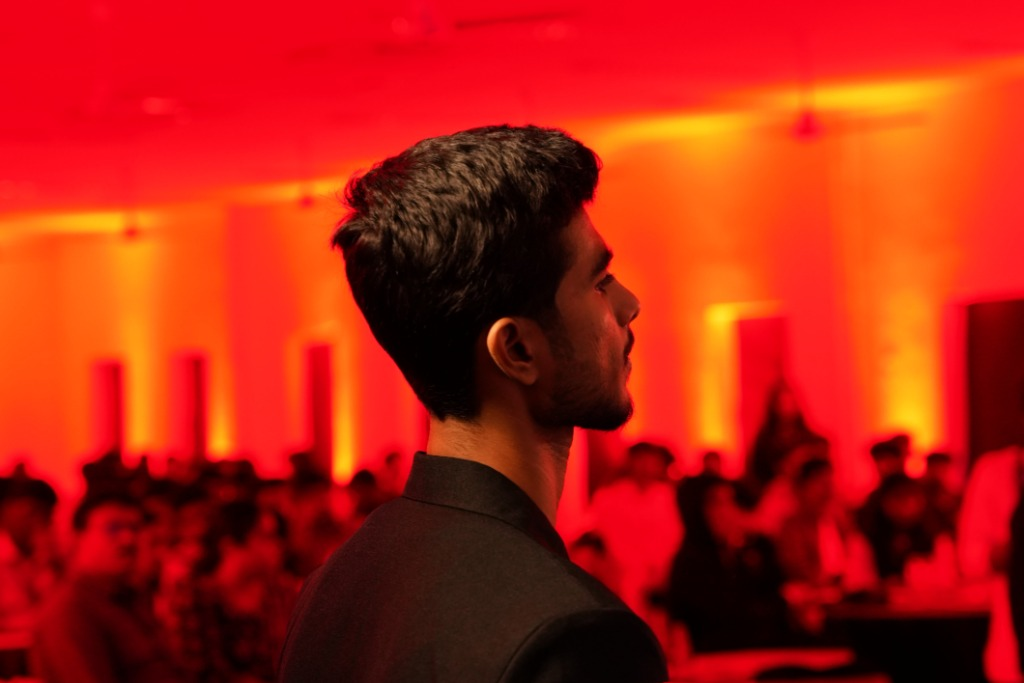
#> input picture source-photo.jpg, 1024 x 683 px
$ python make_ascii_svg.py
#> lines starting #> are read from the running program, lines starting #| are printed output that depends on the picture
#!/usr/bin/env python3
"""
Convert source-photo.jpg into a monochrome animated ASCII SVG portrait
that types in row-by-row like a terminal scan and freezes.
"""
import html
import os
import sys
from PIL import Image, ImageEnhance, ImageOps, ImageFilter

HERE = os.path.dirname(os.path.abspath(__file__))
SRC = sys.argv[1] if len(sys.argv) > 1 else os.path.join(HERE, "..", "source-photo.jpg")
OUT_PATH = sys.argv[2] if len(sys.argv) > 2 else os.path.join(HERE, "..", "sandeep-ascii.svg")

COLS = 75
RAMP = " .`:-=+*cs#%@"

# Visual canvas settings
W = 420
H = 500
PAD = 16
TITLEBAR_H = 34

ART_W = W - PAD * 2
CELL_W = ART_W / COLS
CELL_H = CELL_W * 1.8
ROWS = int((H - TITLEBAR_H - PAD * 2) / CELL_H)

BG = "#0d1117"
FRAME = "#30363d"
INK = "#e6edf3"      # Clean crisp terminal text
DIM = "#484f58"
MUTED = "#7d8590"

TOTAL_DUR = 3.5      # Total typing duration in seconds
ROW_DUR = TOTAL_DUR / ROWS


def generate_ascii_svg():
    im = Image.open(SRC).convert("L")  # Convert to grayscale
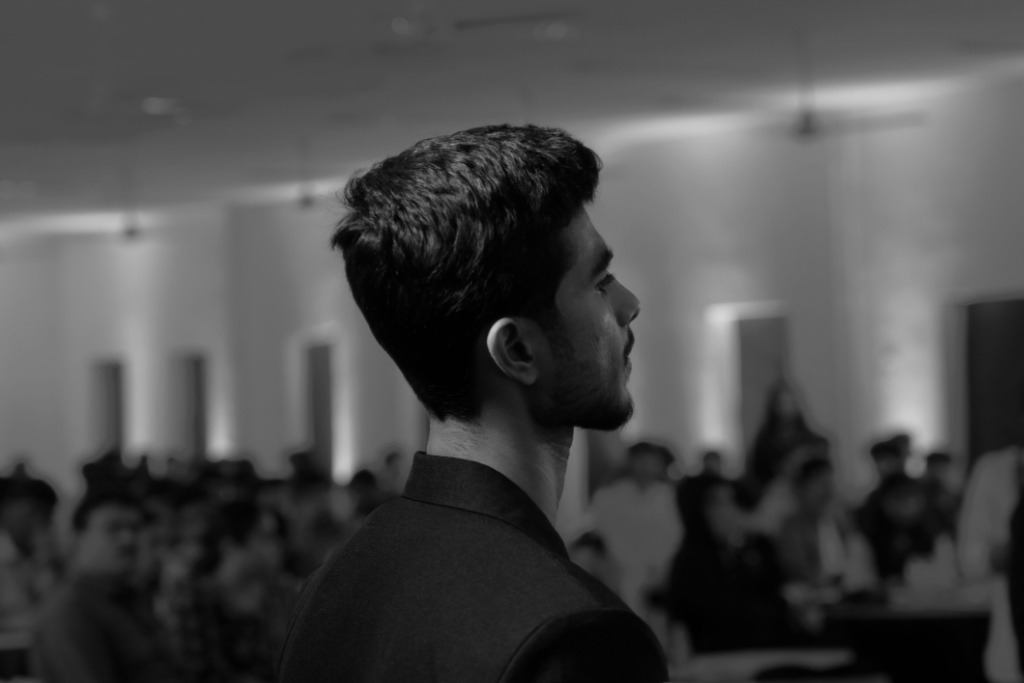
#> im: PIL image 1024x683 L; min 0, max 214, mean 74.4
    # Auto contrast and brightness boost for sharp ASCII rendering
    im = ImageOps.autocontrast(im, cutoff=2)
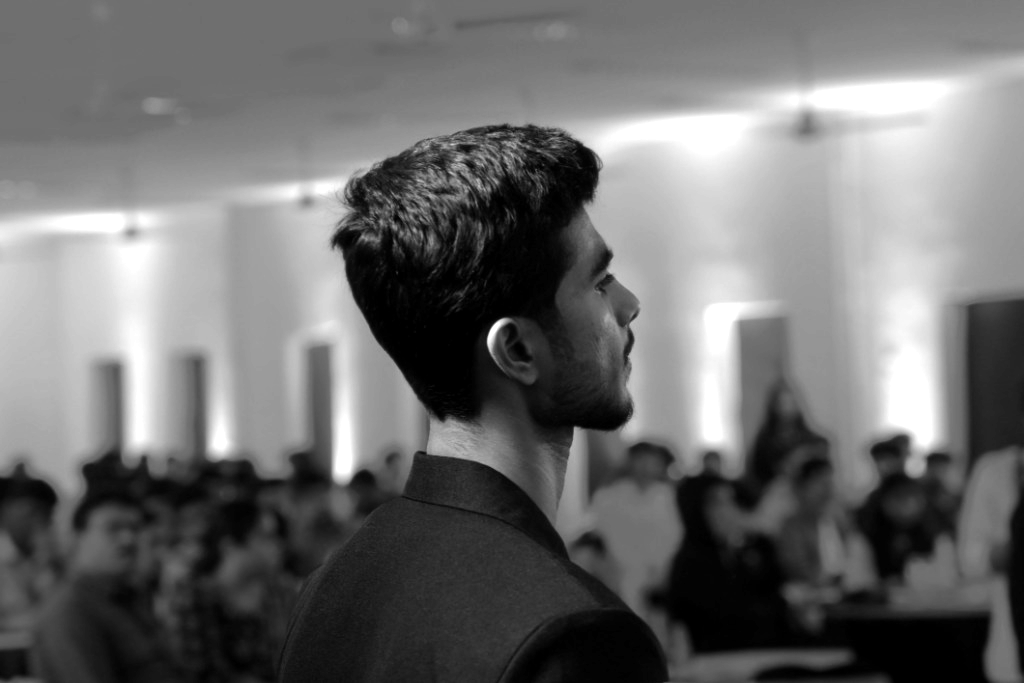
#> im: PIL image 1024x683 L; min 0, max 255, mean 109.8
    im = ImageEnhance.Contrast(im).enhance(1.25)
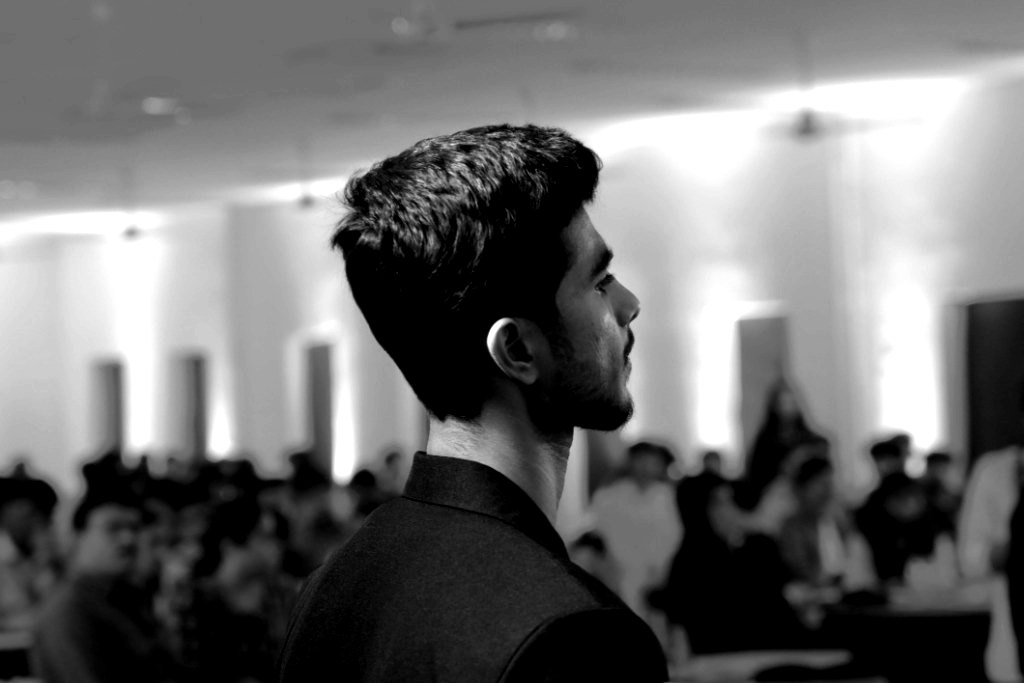
#> im: PIL image 1024x683 L; min 0, max 255, mean 110.6
    im = ImageEnhance.Sharpness(im).enhance(1.4)
    im = im.resize((COLS, ROWS), Image.Resampling.LANCZOS)
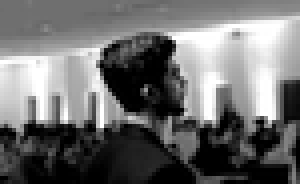
#> im: PIL image 75x46 L (shown 4 times larger); min 0, max 255, mean 110.6
    px = im.load()

    lines = []
    for y in range(ROWS):
        row_chars = []
        for x in range(COLS):
            lum = px[x, y] / 255.0
            # Higher lum = brighter -> space or sparse chars
            idx = int((1.0 - lum) * (len(RAMP) - 1))
            idx = max(0, min(len(RAMP) - 1, idx))
            row_chars.append(RAMP[idx])
        lines.append("".join(row_chars))
#> after the loop, lines = 46 items

    svg = []
    svg.append(f'<svg xmlns="http://www.w3.org/2000/svg" viewBox="0 0 {W} {H}" width="{W}" height="{H}" font-family="ui-monospace, SFMono-Regular, Menlo, Monaco, Consolas, monospace">')

    # Styling and SMIL
    svg.append('<defs>')
    for y in range(ROWS):
        start_t = round(y * (ROW_DUR * 0.9), 3)
        svg.append(
            f'<clipPath id="cp_{y}">'
            f'<rect x="{PAD}" y="{TITLEBAR_H + PAD + y * CELL_H}" width="0" height="{CELL_H + 2}">'
            f'<animate attributeName="width" from="0" to="{ART_W}" dur="{round(ROW_DUR, 3)}s" begin="{start_t}s" fill="freeze" calcMode="linear" />'
            f'</rect>'
            f'</clipPath>'
        )
    svg.append('</defs>')

    # Terminal background & frame
    svg.append(f'<rect x="0.5" y="0.5" width="{W - 1}" height="{H - 1}" rx="8" fill="{BG}" stroke="{FRAME}" stroke-width="1" />')

    # Title bar
    svg.append('<circle cx="16" cy="17" r="4.5" fill="#ff5f56" />')
    svg.append('<circle cx="29" cy="17" r="4.5" fill="#ffbd2e" />')
    svg.append('<circle cx="42" cy="17" r="4.5" fill="#27c93f" />')
    svg.append(f'<text x="60" y="21" fill="{MUTED}" font-size="11px" font-weight="500">sandeep@profile: ~ /whoami.ascii</text>')
    svg.append(f'<line x1="0" y1="{TITLEBAR_H}" x2="{W}" y2="{TITLEBAR_H}" stroke="{FRAME}" stroke-width="1" />')

    # Draw ASCII rows with clipPath animation
    font_size = round(CELL_W * 1.5, 2)
    for y, text_line in enumerate(lines):
        y_pos = round(TITLEBAR_H + PAD + y * CELL_H + CELL_H * 0.75, 2)
        escaped_line = html.escape(text_line)
        svg.append(
            f'<text x="{PAD}" y="{y_pos}" fill="{INK}" font-size="{font_size}px" xml:space="preserve" '
            f'clip-path="url(#cp_{y})" letter-spacing="0.5px">{escaped_line}</text>'
        )
#> this loop made 46 passes
#> y_pos on passes 1 to 12: 56.98, 66.3, 75.61, 84.92, 94.23, 103.5, 112.9, 122.2, 131.5, 140.8, 150.1, 159.4
#> after the loop, svg = 101 items

    svg.append('</svg>')
    return "".join(svg)


def main():
    if not os.path.exists(SRC):
        print(f"Source photo not found: {SRC}", file=sys.stderr)
        sys.exit(1)
    svg = generate_ascii_svg()
    with open(OUT_PATH, "w", encoding="utf-8") as f:
        f.write(svg)
    print(f"Generated {OUT_PATH}")


if __name__ == "__main__":
    main()
